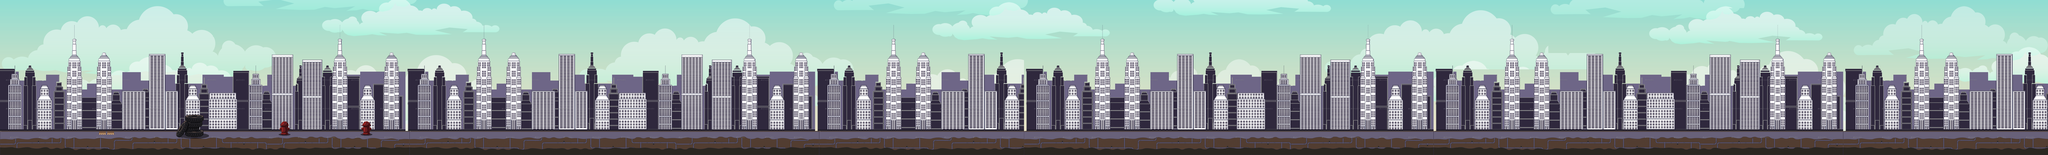

Tiled map render using the project's own tile images. Description and the map definition, with tile-layer contents summarised, below:
An orthogonal 500x38 tile map with 16x16 px tiles, 6 tile layers (Background, Clouds, Road, Buildings, ...), 6 tilesets and 5 objects.

<map version="1.2" tiledversion="1.2.4" orientation="orthogonal" renderorder="right-down" width="500" height="38" tilewidth="16" tileheight="16" infinite="0" nextlayerid="23" nextobjectid="38">
 <tileset firstgid="1" source="../Tilesets/sky.tsx" />
 <tileset firstgid="8041" source="../Tilesets/clouds_2.tsx" />
 <tileset firstgid="16081" source="../Tilesets/rasta.tsx" />
 <tileset firstgid="21081" source="../Tilesets/Building.tsx" />
 <tileset firstgid="26081" source="../Tilesets/wheelshydrant.tsx" />
 <tileset firstgid="26486" source="../Tilesets/spike A.tsx" />
 <layer id="14" name="Background" width="500" height="38" locked="1">
  <data>[19000 cells, 19000 non-empty, 3648 distinct tile ids]</data>
 </layer>
 <layer id="15" name="Clouds" width="500" height="38" locked="1">
  <data>[19000 cells, 15943 non-empty, 3663 distinct tile ids]</data>
 </layer>
 <layer id="16" name="Road" width="500" height="38" locked="1">
  <data>[19000 cells, 3250 non-empty, 700 distinct tile ids]</data>
 </layer>
 <layer id="17" name="Buildings" width="500" height="38" locked="1">
  <data>[19000 cells, 15750 non-empty, 3400 distinct tile ids]</data>
 </layer>
 <layer id="18" name="Elements" width="500" height="38" locked="1">
  <data>[19000 cells, 86 non-empty, 71 distinct tile ids]</data>
 </layer>
 <layer id="22" name="Traps" width="500" height="38" locked="1">
  <data>[19000 cells, 4 non-empty, 2 distinct tile ids]</data>
 </layer>
 <objectgroup id="21" name="Traps" locked="1">
  <object id="37" x="384.667" y="511.667" width="60.6667" height="18.3333" />
 </objectgroup>
 <objectgroup id="11" name="Ground" locked="1" offsetx="-1" offsety="-1">
  <object id="5" x="1" y="529" width="7998.67" height="16.1667" />
 </objectgroup>
 <objectgroup id="13" name="Tire" locked="1">
  <object id="20" x="726.812" y="454.176">
   <polygon points="0,0 -2.49042,21.0926 -16.8103,32.8796 -27.3946,45.9074 -32.9981,55.213 -35.4885,63.2778 -37.9789,75.0648 -32.3755,82.5093 -25.5268,84.9907 -14.3199,78.787 -4.98084,68.2407 -2.49042,78.1667 14.3199,83.75 37.9789,84.3704 59.7701,82.5093 67.2414,76.9259 67.864,70.1019 67.864,63.2778 63.5057,56.4537 52.9215,53.3519 51.6762,46.5278 63.5057,39.0833 63.5057,29.1574 63.5057,24.1944 68.4866,17.3704 70.3544,8.06481 69.1092,2.48148 62.8831,-1.24074 54.7893,-3.72222 44.8276,-4.34259 23.659,-4.34259 9.33908,-1.86111" />
  </object>
 </objectgroup>
 <objectgroup id="12" name="WaterPump" locked="1">
  <object id="34" x="1411.33" y="475.333" width="40.6667" height="54" />
  <object id="35" x="1091.33" y="475.333" width="40.6667" height="54" />
 </objectgroup>
</map>
